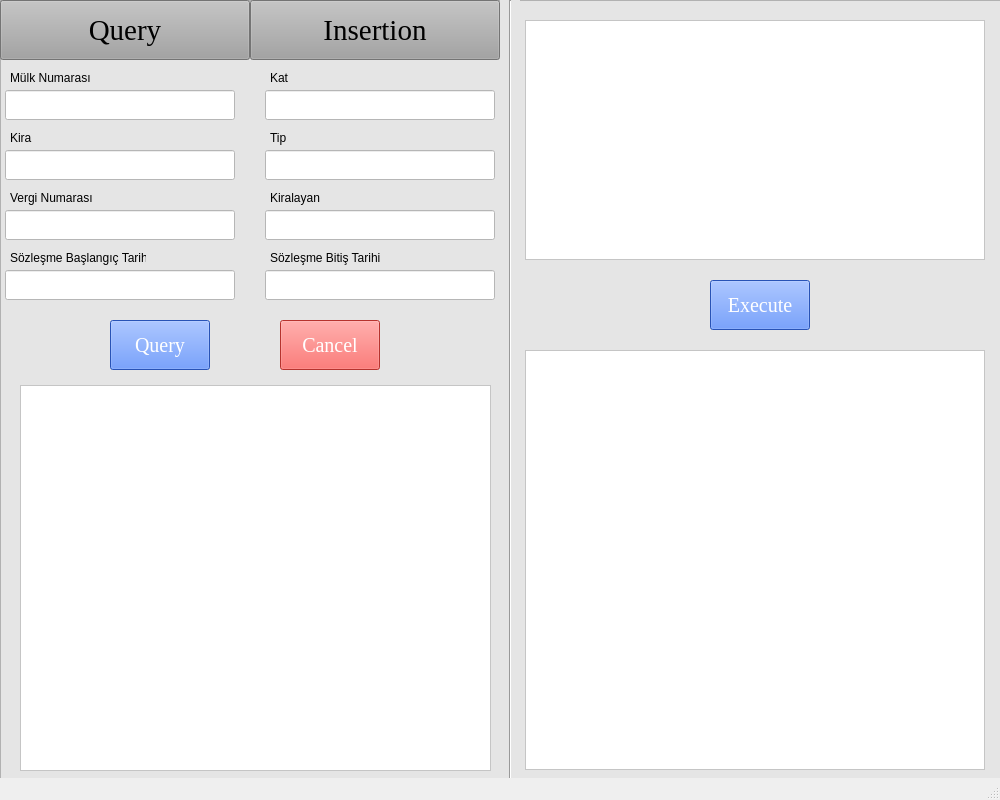
<?xml version="1.0" encoding="UTF-8"?>
<ui version="4.0">
 <class>MainWindow</class>
 <widget class="QMainWindow" name="MainWindow">
  <property name="geometry">
   <rect>
    <x>0</x>
    <y>0</y>
    <width>1000</width>
    <height>800</height>
   </rect>
  </property>
  <property name="windowTitle">
   <string>MainWindow</string>
  </property>
  <widget class="QWidget" name="centralwidget">
   <widget class="QFrame" name="frame_6">
    <property name="geometry">
     <rect>
      <x>0</x>
      <y>0</y>
      <width>1001</width>
      <height>800</height>
     </rect>
    </property>
    <property name="styleSheet">
     <string notr="true">background-color: rgb(229, 229, 229);</string>
    </property>
    <property name="frameShape">
     <enum>QFrame::StyledPanel</enum>
    </property>
    <property name="frameShadow">
     <enum>QFrame::Raised</enum>
    </property>
    <widget class="QPushButton" name="pushButton">
     <property name="geometry">
      <rect>
       <x>0</x>
       <y>0</y>
       <width>250</width>
       <height>60</height>
      </rect>
     </property>
     <property name="font">
      <font>
       <family>Times New Roman</family>
       <pointsize>22</pointsize>
      </font>
     </property>
     <property name="styleSheet">
      <string notr="true">background-color: rgb(163, 163, 163);</string>
     </property>
     <property name="text">
      <string>Query</string>
     </property>
    </widget>
    <widget class="QPushButton" name="pushButton_2">
     <property name="geometry">
      <rect>
       <x>250</x>
       <y>0</y>
       <width>250</width>
       <height>60</height>
      </rect>
     </property>
     <property name="font">
      <font>
       <family>Times New Roman</family>
       <pointsize>22</pointsize>
      </font>
     </property>
     <property name="styleSheet">
      <string notr="true">background-color: rgb(163, 163, 163);</string>
     </property>
     <property name="text">
      <string>Insertion</string>
     </property>
    </widget>
    <widget class="QTextEdit" name="textEdit">
     <property name="geometry">
      <rect>
       <x>525</x>
       <y>20</y>
       <width>460</width>
       <height>240</height>
      </rect>
     </property>
     <property name="styleSheet">
      <string notr="true">background-color: rgb(255, 255, 255);</string>
     </property>
    </widget>
    <widget class="QPushButton" name="pushButton_5">
     <property name="geometry">
      <rect>
       <x>710</x>
       <y>280</y>
       <width>100</width>
       <height>50</height>
      </rect>
     </property>
     <property name="palette">
      <palette>
       <active>
        <colorrole role="WindowText">
         <brush brushstyle="SolidPattern">
          <color alpha="255">
           <red>255</red>
           <green>255</green>
           <blue>255</blue>
          </color>
         </brush>
        </colorrole>
        <colorrole role="Button">
         <brush brushstyle="SolidPattern">
          <color alpha="255">
           <red>56</red>
           <green>116</green>
           <blue>255</blue>
          </color>
         </brush>
        </colorrole>
        <colorrole role="Light">
         <brush brushstyle="SolidPattern">
          <color alpha="255">
           <red>51</red>
           <green>133</green>
           <blue>255</blue>
          </color>
         </brush>
        </colorrole>
        <colorrole role="Text">
         <brush brushstyle="SolidPattern">
          <color alpha="255">
           <red>255</red>
           <green>255</green>
           <blue>255</blue>
          </color>
         </brush>
        </colorrole>
        <colorrole role="ButtonText">
         <brush brushstyle="SolidPattern">
          <color alpha="255">
           <red>255</red>
           <green>255</green>
           <blue>255</blue>
          </color>
         </brush>
        </colorrole>
        <colorrole role="Base">
         <brush brushstyle="SolidPattern">
          <color alpha="255">
           <red>56</red>
           <green>116</green>
           <blue>255</blue>
          </color>
         </brush>
        </colorrole>
        <colorrole role="Window">
         <brush brushstyle="SolidPattern">
          <color alpha="255">
           <red>56</red>
           <green>116</green>
           <blue>255</blue>
          </color>
         </brush>
        </colorrole>
       </active>
       <inactive>
        <colorrole role="WindowText">
         <brush brushstyle="SolidPattern">
          <color alpha="255">
           <red>255</red>
           <green>255</green>
           <blue>255</blue>
          </color>
         </brush>
        </colorrole>
        <colorrole role="Button">
         <brush brushstyle="SolidPattern">
          <color alpha="255">
           <red>56</red>
           <green>116</green>
           <blue>255</blue>
          </color>
         </brush>
        </colorrole>
        <colorrole role="Light">
         <brush brushstyle="SolidPattern">
          <color alpha="255">
           <red>51</red>
           <green>133</green>
           <blue>255</blue>
          </color>
         </brush>
        </colorrole>
        <colorrole role="Text">
         <brush brushstyle="SolidPattern">
          <color alpha="255">
           <red>255</red>
           <green>255</green>
           <blue>255</blue>
          </color>
         </brush>
        </colorrole>
        <colorrole role="ButtonText">
         <brush brushstyle="SolidPattern">
          <color alpha="255">
           <red>255</red>
           <green>255</green>
           <blue>255</blue>
          </color>
         </brush>
        </colorrole>
        <colorrole role="Base">
         <brush brushstyle="SolidPattern">
          <color alpha="255">
           <red>56</red>
           <green>116</green>
           <blue>255</blue>
          </color>
         </brush>
        </colorrole>
        <colorrole role="Window">
         <brush brushstyle="SolidPattern">
          <color alpha="255">
           <red>56</red>
           <green>116</green>
           <blue>255</blue>
          </color>
         </brush>
        </colorrole>
       </inactive>
       <disabled>
        <colorrole role="WindowText">
         <brush brushstyle="SolidPattern">
          <color alpha="255">
           <red>255</red>
           <green>255</green>
           <blue>255</blue>
          </color>
         </brush>
        </colorrole>
        <colorrole role="Button">
         <brush brushstyle="SolidPattern">
          <color alpha="255">
           <red>56</red>
           <green>116</green>
           <blue>255</blue>
          </color>
         </brush>
        </colorrole>
        <colorrole role="Light">
         <brush brushstyle="SolidPattern">
          <color alpha="255">
           <red>51</red>
           <green>133</green>
           <blue>255</blue>
          </color>
         </brush>
        </colorrole>
        <colorrole role="Text">
         <brush brushstyle="SolidPattern">
          <color alpha="255">
           <red>255</red>
           <green>255</green>
           <blue>255</blue>
          </color>
         </brush>
        </colorrole>
        <colorrole role="ButtonText">
         <brush brushstyle="SolidPattern">
          <color alpha="255">
           <red>255</red>
           <green>255</green>
           <blue>255</blue>
          </color>
         </brush>
        </colorrole>
        <colorrole role="Base">
         <brush brushstyle="SolidPattern">
          <color alpha="255">
           <red>56</red>
           <green>116</green>
           <blue>255</blue>
          </color>
         </brush>
        </colorrole>
        <colorrole role="Window">
         <brush brushstyle="SolidPattern">
          <color alpha="255">
           <red>56</red>
           <green>116</green>
           <blue>255</blue>
          </color>
         </brush>
        </colorrole>
       </disabled>
      </palette>
     </property>
     <property name="font">
      <font>
       <family>Times New Roman</family>
       <pointsize>15</pointsize>
      </font>
     </property>
     <property name="styleSheet">
      <string notr="true">background-color: rgb(56, 116, 255);
color: rgb(255, 255, 255);</string>
     </property>
     <property name="text">
      <string>Execute</string>
     </property>
    </widget>
    <widget class="QTextEdit" name="textEdit_2">
     <property name="geometry">
      <rect>
       <x>525</x>
       <y>350</y>
       <width>460</width>
       <height>420</height>
      </rect>
     </property>
     <property name="styleSheet">
      <string notr="true">background-color: rgb(255, 255, 255);</string>
     </property>
     <property name="readOnly">
      <bool>true</bool>
     </property>
    </widget>
    <widget class="Line" name="line_6">
     <property name="geometry">
      <rect>
       <x>500</x>
       <y>0</y>
       <width>20</width>
       <height>811</height>
      </rect>
     </property>
     <property name="orientation">
      <enum>Qt::Vertical</enum>
     </property>
    </widget>
    <widget class="QLineEdit" name="lineEdit_35">
     <property name="geometry">
      <rect>
       <x>5</x>
       <y>90</y>
       <width>230</width>
       <height>30</height>
      </rect>
     </property>
     <property name="styleSheet">
      <string notr="true">background-color: rgb(255, 255, 255);</string>
     </property>
     <property name="text">
      <string/>
     </property>
    </widget>
    <widget class="QLineEdit" name="lineEdit_36">
     <property name="geometry">
      <rect>
       <x>265</x>
       <y>90</y>
       <width>230</width>
       <height>30</height>
      </rect>
     </property>
     <property name="styleSheet">
      <string notr="true">background-color: rgb(255, 255, 255);</string>
     </property>
     <property name="text">
      <string/>
     </property>
    </widget>
    <widget class="QLineEdit" name="lineEdit_40">
     <property name="geometry">
      <rect>
       <x>5</x>
       <y>150</y>
       <width>230</width>
       <height>30</height>
      </rect>
     </property>
     <property name="styleSheet">
      <string notr="true">background-color: rgb(255, 255, 255);</string>
     </property>
     <property name="text">
      <string/>
     </property>
    </widget>
    <widget class="QLineEdit" name="lineEdit_41">
     <property name="geometry">
      <rect>
       <x>5</x>
       <y>210</y>
       <width>230</width>
       <height>30</height>
      </rect>
     </property>
     <property name="styleSheet">
      <string notr="true">background-color: rgb(255, 255, 255);</string>
     </property>
     <property name="text">
      <string/>
     </property>
    </widget>
    <widget class="QLineEdit" name="lineEdit_42">
     <property name="geometry">
      <rect>
       <x>5</x>
       <y>270</y>
       <width>230</width>
       <height>30</height>
      </rect>
     </property>
     <property name="styleSheet">
      <string notr="true">background-color: rgb(255, 255, 255);</string>
     </property>
     <property name="text">
      <string/>
     </property>
    </widget>
    <widget class="QLineEdit" name="lineEdit_43">
     <property name="geometry">
      <rect>
       <x>265</x>
       <y>150</y>
       <width>230</width>
       <height>30</height>
      </rect>
     </property>
     <property name="styleSheet">
      <string notr="true">background-color: rgb(255, 255, 255);</string>
     </property>
     <property name="text">
      <string/>
     </property>
    </widget>
    <widget class="QLineEdit" name="lineEdit_44">
     <property name="geometry">
      <rect>
       <x>265</x>
       <y>210</y>
       <width>230</width>
       <height>30</height>
      </rect>
     </property>
     <property name="styleSheet">
      <string notr="true">background-color: rgb(255, 255, 255);</string>
     </property>
     <property name="text">
      <string/>
     </property>
    </widget>
    <widget class="QLineEdit" name="lineEdit_45">
     <property name="geometry">
      <rect>
       <x>265</x>
       <y>270</y>
       <width>230</width>
       <height>30</height>
      </rect>
     </property>
     <property name="styleSheet">
      <string notr="true">background-color: rgb(255, 255, 255);</string>
     </property>
     <property name="text">
      <string/>
     </property>
    </widget>
    <widget class="QLabel" name="label_38">
     <property name="geometry">
      <rect>
       <x>10</x>
       <y>70</y>
       <width>111</width>
       <height>16</height>
      </rect>
     </property>
     <property name="text">
      <string>Mülk Numarası</string>
     </property>
    </widget>
    <widget class="QLabel" name="label_39">
     <property name="geometry">
      <rect>
       <x>270</x>
       <y>70</y>
       <width>111</width>
       <height>16</height>
      </rect>
     </property>
     <property name="text">
      <string>Kat</string>
     </property>
    </widget>
    <widget class="QLabel" name="label_40">
     <property name="geometry">
      <rect>
       <x>10</x>
       <y>130</y>
       <width>111</width>
       <height>16</height>
      </rect>
     </property>
     <property name="text">
      <string>Kira</string>
     </property>
    </widget>
    <widget class="QLabel" name="label_41">
     <property name="geometry">
      <rect>
       <x>270</x>
       <y>130</y>
       <width>111</width>
       <height>16</height>
      </rect>
     </property>
     <property name="text">
      <string>Tip</string>
     </property>
    </widget>
    <widget class="QLabel" name="label_42">
     <property name="geometry">
      <rect>
       <x>10</x>
       <y>190</y>
       <width>111</width>
       <height>16</height>
      </rect>
     </property>
     <property name="text">
      <string>Vergi Numarası</string>
     </property>
    </widget>
    <widget class="QLabel" name="label_43">
     <property name="geometry">
      <rect>
       <x>270</x>
       <y>190</y>
       <width>111</width>
       <height>16</height>
      </rect>
     </property>
     <property name="text">
      <string>Kiralayan</string>
     </property>
    </widget>
    <widget class="QLabel" name="label_44">
     <property name="geometry">
      <rect>
       <x>10</x>
       <y>250</y>
       <width>136</width>
       <height>16</height>
      </rect>
     </property>
     <property name="text">
      <string>Sözleşme Başlangıç Tarihi</string>
     </property>
    </widget>
    <widget class="QLabel" name="label_45">
     <property name="geometry">
      <rect>
       <x>270</x>
       <y>250</y>
       <width>111</width>
       <height>16</height>
      </rect>
     </property>
     <property name="text">
      <string>Sözleşme Bitiş Tarihi</string>
     </property>
    </widget>
    <widget class="QPushButton" name="pushButton_3">
     <property name="geometry">
      <rect>
       <x>110</x>
       <y>320</y>
       <width>100</width>
       <height>50</height>
      </rect>
     </property>
     <property name="palette">
      <palette>
       <active>
        <colorrole role="WindowText">
         <brush brushstyle="SolidPattern">
          <color alpha="255">
           <red>255</red>
           <green>255</green>
           <blue>255</blue>
          </color>
         </brush>
        </colorrole>
        <colorrole role="Button">
         <brush brushstyle="SolidPattern">
          <color alpha="255">
           <red>56</red>
           <green>116</green>
           <blue>255</blue>
          </color>
         </brush>
        </colorrole>
        <colorrole role="Light">
         <brush brushstyle="SolidPattern">
          <color alpha="255">
           <red>51</red>
           <green>133</green>
           <blue>255</blue>
          </color>
         </brush>
        </colorrole>
        <colorrole role="Text">
         <brush brushstyle="SolidPattern">
          <color alpha="255">
           <red>255</red>
           <green>255</green>
           <blue>255</blue>
          </color>
         </brush>
        </colorrole>
        <colorrole role="ButtonText">
         <brush brushstyle="SolidPattern">
          <color alpha="255">
           <red>255</red>
           <green>255</green>
           <blue>255</blue>
          </color>
         </brush>
        </colorrole>
        <colorrole role="Base">
         <brush brushstyle="SolidPattern">
          <color alpha="255">
           <red>56</red>
           <green>116</green>
           <blue>255</blue>
          </color>
         </brush>
        </colorrole>
        <colorrole role="Window">
         <brush brushstyle="SolidPattern">
          <color alpha="255">
           <red>56</red>
           <green>116</green>
           <blue>255</blue>
          </color>
         </brush>
        </colorrole>
       </active>
       <inactive>
        <colorrole role="WindowText">
         <brush brushstyle="SolidPattern">
          <color alpha="255">
           <red>255</red>
           <green>255</green>
           <blue>255</blue>
          </color>
         </brush>
        </colorrole>
        <colorrole role="Button">
         <brush brushstyle="SolidPattern">
          <color alpha="255">
           <red>56</red>
           <green>116</green>
           <blue>255</blue>
          </color>
         </brush>
        </colorrole>
        <colorrole role="Light">
         <brush brushstyle="SolidPattern">
          <color alpha="255">
           <red>51</red>
           <green>133</green>
           <blue>255</blue>
          </color>
         </brush>
        </colorrole>
        <colorrole role="Text">
         <brush brushstyle="SolidPattern">
          <color alpha="255">
           <red>255</red>
           <green>255</green>
           <blue>255</blue>
          </color>
         </brush>
        </colorrole>
        <colorrole role="ButtonText">
         <brush brushstyle="SolidPattern">
          <color alpha="255">
           <red>255</red>
           <green>255</green>
           <blue>255</blue>
          </color>
         </brush>
        </colorrole>
        <colorrole role="Base">
         <brush brushstyle="SolidPattern">
          <color alpha="255">
           <red>56</red>
           <green>116</green>
           <blue>255</blue>
          </color>
         </brush>
        </colorrole>
        <colorrole role="Window">
         <brush brushstyle="SolidPattern">
          <color alpha="255">
           <red>56</red>
           <green>116</green>
           <blue>255</blue>
          </color>
         </brush>
        </colorrole>
       </inactive>
       <disabled>
        <colorrole role="WindowText">
         <brush brushstyle="SolidPattern">
          <color alpha="255">
           <red>255</red>
           <green>255</green>
           <blue>255</blue>
          </color>
         </brush>
        </colorrole>
        <colorrole role="Button">
         <brush brushstyle="SolidPattern">
          <color alpha="255">
           <red>56</red>
           <green>116</green>
           <blue>255</blue>
          </color>
         </brush>
        </colorrole>
        <colorrole role="Light">
         <brush brushstyle="SolidPattern">
          <color alpha="255">
           <red>51</red>
           <green>133</green>
           <blue>255</blue>
          </color>
         </brush>
        </colorrole>
        <colorrole role="Text">
         <brush brushstyle="SolidPattern">
          <color alpha="255">
           <red>255</red>
           <green>255</green>
           <blue>255</blue>
          </color>
         </brush>
        </colorrole>
        <colorrole role="ButtonText">
         <brush brushstyle="SolidPattern">
          <color alpha="255">
           <red>255</red>
           <green>255</green>
           <blue>255</blue>
          </color>
         </brush>
        </colorrole>
        <colorrole role="Base">
         <brush brushstyle="SolidPattern">
          <color alpha="255">
           <red>56</red>
           <green>116</green>
           <blue>255</blue>
          </color>
         </brush>
        </colorrole>
        <colorrole role="Window">
         <brush brushstyle="SolidPattern">
          <color alpha="255">
           <red>56</red>
           <green>116</green>
           <blue>255</blue>
          </color>
         </brush>
        </colorrole>
       </disabled>
      </palette>
     </property>
     <property name="font">
      <font>
       <family>Times New Roman</family>
       <pointsize>15</pointsize>
      </font>
     </property>
     <property name="styleSheet">
      <string notr="true">background-color: rgb(56, 116, 255);
color: rgb(255, 255, 255);</string>
     </property>
     <property name="text">
      <string>Query</string>
     </property>
    </widget>
    <widget class="QPushButton" name="pushButton_4">
     <property name="geometry">
      <rect>
       <x>280</x>
       <y>320</y>
       <width>100</width>
       <height>50</height>
      </rect>
     </property>
     <property name="palette">
      <palette>
       <active>
        <colorrole role="WindowText">
         <brush brushstyle="SolidPattern">
          <color alpha="255">
           <red>255</red>
           <green>255</green>
           <blue>255</blue>
          </color>
         </brush>
        </colorrole>
        <colorrole role="Button">
         <brush brushstyle="SolidPattern">
          <color alpha="255">
           <red>255</red>
           <green>71</green>
           <blue>65</blue>
          </color>
         </brush>
        </colorrole>
        <colorrole role="Light">
         <brush brushstyle="SolidPattern">
          <color alpha="255">
           <red>51</red>
           <green>133</green>
           <blue>255</blue>
          </color>
         </brush>
        </colorrole>
        <colorrole role="Text">
         <brush brushstyle="SolidPattern">
          <color alpha="255">
           <red>255</red>
           <green>255</green>
           <blue>255</blue>
          </color>
         </brush>
        </colorrole>
        <colorrole role="ButtonText">
         <brush brushstyle="SolidPattern">
          <color alpha="255">
           <red>255</red>
           <green>255</green>
           <blue>255</blue>
          </color>
         </brush>
        </colorrole>
        <colorrole role="Base">
         <brush brushstyle="SolidPattern">
          <color alpha="255">
           <red>255</red>
           <green>71</green>
           <blue>65</blue>
          </color>
         </brush>
        </colorrole>
        <colorrole role="Window">
         <brush brushstyle="SolidPattern">
          <color alpha="255">
           <red>255</red>
           <green>71</green>
           <blue>65</blue>
          </color>
         </brush>
        </colorrole>
       </active>
       <inactive>
        <colorrole role="WindowText">
         <brush brushstyle="SolidPattern">
          <color alpha="255">
           <red>255</red>
           <green>255</green>
           <blue>255</blue>
          </color>
         </brush>
        </colorrole>
        <colorrole role="Button">
         <brush brushstyle="SolidPattern">
          <color alpha="255">
           <red>255</red>
           <green>71</green>
           <blue>65</blue>
          </color>
         </brush>
        </colorrole>
        <colorrole role="Light">
         <brush brushstyle="SolidPattern">
          <color alpha="255">
           <red>51</red>
           <green>133</green>
           <blue>255</blue>
          </color>
         </brush>
        </colorrole>
        <colorrole role="Text">
         <brush brushstyle="SolidPattern">
          <color alpha="255">
           <red>255</red>
           <green>255</green>
           <blue>255</blue>
          </color>
         </brush>
        </colorrole>
        <colorrole role="ButtonText">
         <brush brushstyle="SolidPattern">
          <color alpha="255">
           <red>255</red>
           <green>255</green>
           <blue>255</blue>
          </color>
         </brush>
        </colorrole>
        <colorrole role="Base">
         <brush brushstyle="SolidPattern">
          <color alpha="255">
           <red>255</red>
           <green>71</green>
           <blue>65</blue>
          </color>
         </brush>
        </colorrole>
        <colorrole role="Window">
         <brush brushstyle="SolidPattern">
          <color alpha="255">
           <red>255</red>
           <green>71</green>
           <blue>65</blue>
          </color>
         </brush>
        </colorrole>
       </inactive>
       <disabled>
        <colorrole role="WindowText">
         <brush brushstyle="SolidPattern">
          <color alpha="255">
           <red>255</red>
           <green>255</green>
           <blue>255</blue>
          </color>
         </brush>
        </colorrole>
        <colorrole role="Button">
         <brush brushstyle="SolidPattern">
          <color alpha="255">
           <red>255</red>
           <green>71</green>
           <blue>65</blue>
          </color>
         </brush>
        </colorrole>
        <colorrole role="Light">
         <brush brushstyle="SolidPattern">
          <color alpha="255">
           <red>51</red>
           <green>133</green>
           <blue>255</blue>
          </color>
         </brush>
        </colorrole>
        <colorrole role="Text">
         <brush brushstyle="SolidPattern">
          <color alpha="255">
           <red>255</red>
           <green>255</green>
           <blue>255</blue>
          </color>
         </brush>
        </colorrole>
        <colorrole role="ButtonText">
         <brush brushstyle="SolidPattern">
          <color alpha="255">
           <red>255</red>
           <green>255</green>
           <blue>255</blue>
          </color>
         </brush>
        </colorrole>
        <colorrole role="Base">
         <brush brushstyle="SolidPattern">
          <color alpha="255">
           <red>255</red>
           <green>71</green>
           <blue>65</blue>
          </color>
         </brush>
        </colorrole>
        <colorrole role="Window">
         <brush brushstyle="SolidPattern">
          <color alpha="255">
           <red>255</red>
           <green>71</green>
           <blue>65</blue>
          </color>
         </brush>
        </colorrole>
       </disabled>
      </palette>
     </property>
     <property name="font">
      <font>
       <family>Times New Roman</family>
       <pointsize>15</pointsize>
      </font>
     </property>
     <property name="styleSheet">
      <string notr="true">color: rgb(255, 255, 255);
background-color: rgb(255, 71, 65);</string>
     </property>
     <property name="text">
      <string>Cancel</string>
     </property>
    </widget>
    <widget class="QTextEdit" name="textEdit_16">
     <property name="geometry">
      <rect>
       <x>20</x>
       <y>385</y>
       <width>471</width>
       <height>386</height>
      </rect>
     </property>
     <property name="styleSheet">
      <string notr="true">background-color: rgb(255, 255, 255);</string>
     </property>
     <property name="readOnly">
      <bool>true</bool>
     </property>
    </widget>
   </widget>
  </widget>
  <widget class="QStatusBar" name="statusbar"/>
 </widget>
 <resources/>
 <connections/>
</ui>
